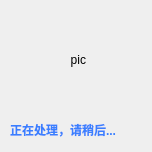
<?xml version="1.0" encoding="UTF-8"?>
<ui version="4.0">
 <class>Dialog_loading</class>
 <widget class="QDialog" name="Dialog_loading">
  <property name="windowModality">
   <enum>Qt::ApplicationModal</enum>
  </property>
  <property name="geometry">
   <rect>
    <x>0</x>
    <y>0</y>
    <width>152</width>
    <height>152</height>
   </rect>
  </property>
  <property name="windowTitle">
   <string>Dialog</string>
  </property>
  <widget class="QLabel" name="label_pic">
   <property name="geometry">
    <rect>
     <x>30</x>
     <y>10</y>
     <width>100</width>
     <height>100</height>
    </rect>
   </property>
   <property name="layoutDirection">
    <enum>Qt::LeftToRight</enum>
   </property>
   <property name="text">
    <string>pic </string>
   </property>
   <property name="alignment">
    <set>Qt::AlignCenter</set>
   </property>
   <property name="textInteractionFlags">
    <set>Qt::NoTextInteraction</set>
   </property>
  </widget>
  <widget class="QLabel" name="label">
   <property name="geometry">
    <rect>
     <x>10</x>
     <y>120</y>
     <width>131</width>
     <height>20</height>
    </rect>
   </property>
   <property name="text">
    <string>&lt;html&gt;&lt;head/&gt;&lt;body&gt;&lt;p&gt;&lt;span style=&quot; font-weight:600; color:#3a7fff;&quot;&gt;正在处理，请稍后...&lt;/span&gt;&lt;/p&gt;&lt;/body&gt;&lt;/html&gt;</string>
   </property>
   <property name="alignment">
    <set>Qt::AlignLeading|Qt::AlignLeft|Qt::AlignVCenter</set>
   </property>
   <property name="wordWrap">
    <bool>false</bool>
   </property>
   <property name="textInteractionFlags">
    <set>Qt::NoTextInteraction</set>
   </property>
  </widget>
 </widget>
 <resources/>
 <connections/>
</ui>
